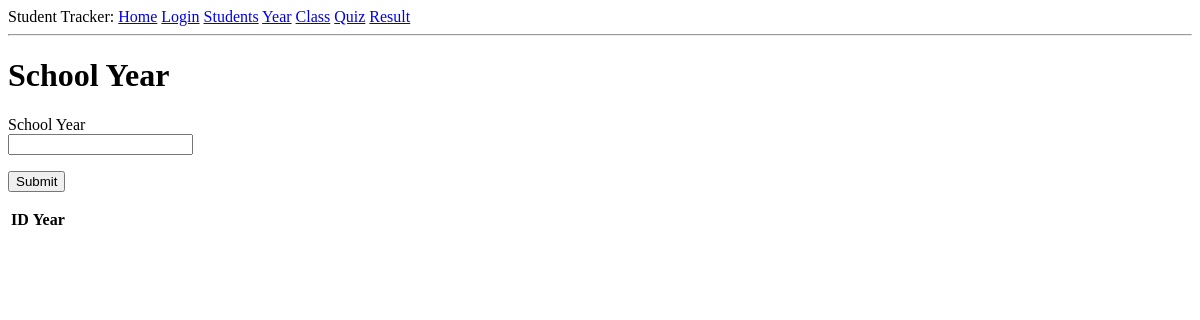
Page /year on the earlier database version.
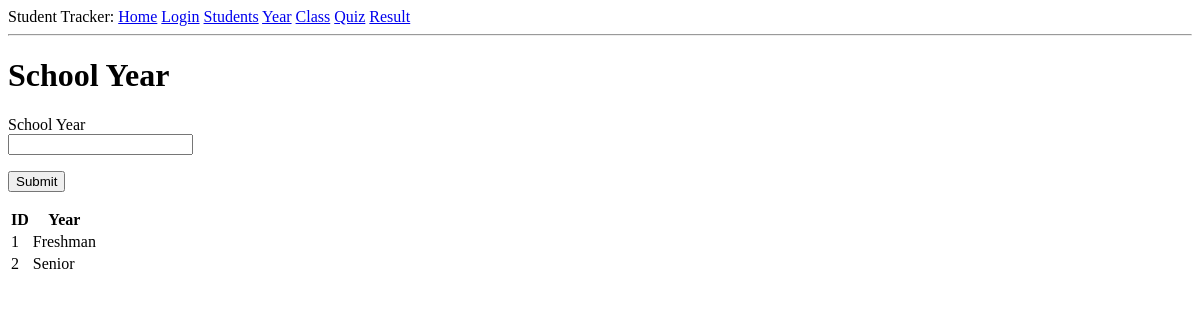
Same page on the later database version.
### app/models.py (models this page shows, shortened)
class Year(db.Model):
    id = db.Column(db.Integer, primary_key=True)
    desc = db.Column(db.String(15), index=True, unique=True, nullable=False)

### app/routes.py (the view)
@login_required
@app.route('/year', methods=['GET', 'POST'])
def year():
    form = YearForm()
    if form.validate_on_submit():
        desc = form.desc.data
        db.session.add(Year(desc=desc))
        db.session.commit()
    years = Year.query.all()
    return render_template('year.html', Title='Year', form=form, years=years)

### app/forms.py
class YearForm(FlaskForm):
    desc = StringField("School Year", validators=[DataRequired()])
    submit = SubmitField('Submit')

### app/templates/year.html (shortened to what this page needs)
<!DOCTYPE html>
<html lang="en">
<head>
</head>
    <body>
        {% extends "base.html" %}
        {% block content %}
    <h1>School Year</h1>
    <form action="/year" method="post">
        <p>
            {{ form.desc.label }}<br>
            {{ form.desc(size=20) }}<br>
        </p>
        <p>{{ form.submit() }}</p>
    </form>
        <div>
            <table id="years">
                <tr>
                    <th>ID</th>
                    <th>Year</th>
                </tr>
                {% for year in years %}
                <tr>
                    <td>{{ year.id }}</td>
                    <td>{{ year.desc }}</td>
                </tr>
                {% endfor %}
            </table>
        </div>
        {% endblock %}

Differences in the rows shown:
added Year: id "1", desc "Freshman"
added Year: id "2", desc "Senior"
